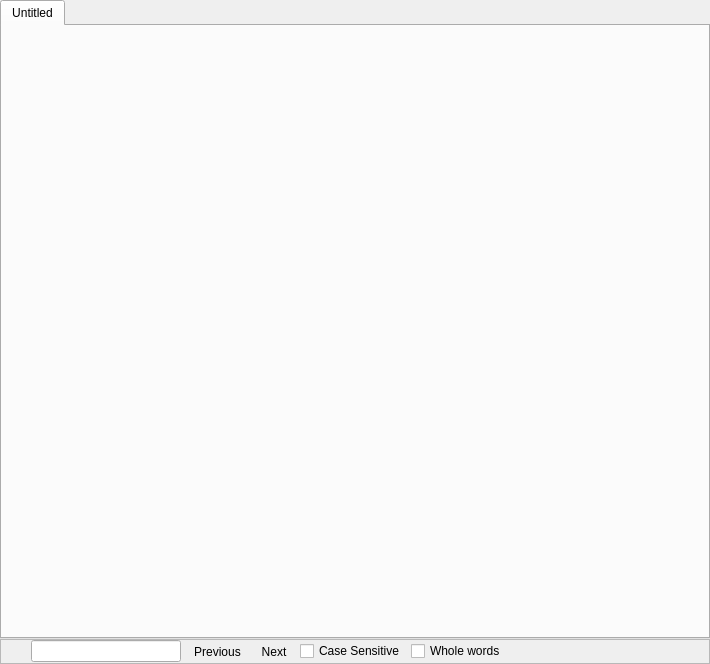
<ui version="4.0" >
 <comment>*********************************************************************&#xd;
*********************************************************************</comment>
 <class>TabbedBrowser</class>
 <widget class="QWidget" name="TabbedBrowser" >
  <property name="geometry" >
   <rect>
    <x>0</x>
    <y>0</y>
    <width>710</width>
    <height>664</height>
   </rect>
  </property>
  <property name="windowTitle" >
   <string>TabbedBrowser</string>
  </property>
  <layout class="QVBoxLayout" >
   <property name="spacing" >
    <number>0</number>
   </property>
   <property name="leftMargin" >
    <number>0</number>
   </property>
   <property name="topMargin" >
    <number>0</number>
   </property>
   <property name="rightMargin" >
    <number>0</number>
   </property>
   <property name="bottomMargin" >
    <number>0</number>
   </property>
   <item>
    <widget class="QTabWidget" name="tab" >
     <widget class="QWidget" name="frontpage" >
      <attribute name="title" >
       <string>Untitled</string>
      </attribute>
      <layout class="QGridLayout" >
       <property name="leftMargin" >
        <number>8</number>
       </property>
       <property name="topMargin" >
        <number>8</number>
       </property>
       <property name="rightMargin" >
        <number>8</number>
       </property>
       <property name="bottomMargin" >
        <number>8</number>
       </property>
       <property name="horizontalSpacing" >
        <number>6</number>
       </property>
       <property name="verticalSpacing" >
        <number>6</number>
       </property>
      </layout>
     </widget>
    </widget>
   </item>
   <item>
    <widget class="QFrame" name="frameFind" >
     <property name="frameShape" >
      <enum>QFrame::StyledPanel</enum>
     </property>
     <property name="frameShadow" >
      <enum>QFrame::Raised</enum>
     </property>
     <layout class="QHBoxLayout" >
      <property name="spacing" >
       <number>6</number>
      </property>
      <property name="leftMargin" >
       <number>0</number>
      </property>
      <property name="topMargin" >
       <number>0</number>
      </property>
      <property name="rightMargin" >
       <number>0</number>
      </property>
      <property name="bottomMargin" >
       <number>0</number>
      </property>
      <item>
       <widget class="QToolButton" name="toolClose" >
        <property name="text" >
         <string/>
        </property>
        <property name="icon" >
         <iconset resource="resources.qrc" >:/msc/images/close.png</iconset>
        </property>
        <property name="autoRaise" >
         <bool>true</bool>
        </property>
       </widget>
      </item>
      <item>
       <widget class="QLineEdit" name="editFind" >
        <property name="sizePolicy" >
         <sizepolicy vsizetype="Fixed" hsizetype="Fixed" >
          <horstretch>0</horstretch>
          <verstretch>0</verstretch>
         </sizepolicy>
        </property>
        <property name="minimumSize" >
         <size>
          <width>150</width>
          <height>0</height>
         </size>
        </property>
       </widget>
      </item>
      <item>
       <widget class="QToolButton" name="toolPrevious" >
        <property name="text" >
         <string>Previous</string>
        </property>
        <property name="icon" >
         <iconset resource="ra.qrc" >:/msc/images/searchprevious.png</iconset>
        </property>
        <property name="toolButtonStyle" >
         <enum>Qt::ToolButtonTextBesideIcon</enum>
        </property>
        <property name="autoRaise" >
         <bool>true</bool>
        </property>
       </widget>
      </item>
      <item>
       <widget class="QToolButton" name="toolNext" >
        <property name="minimumSize" >
         <size>
          <width>0</width>
          <height>0</height>
         </size>
        </property>
        <property name="text" >
         <string>Next</string>
        </property>
        <property name="icon" >
         <iconset resource="ra.qrc" >:/msc/images/searchnext.png</iconset>
        </property>
        <property name="toolButtonStyle" >
         <enum>Qt::ToolButtonTextBesideIcon</enum>
        </property>
        <property name="autoRaise" >
         <bool>true</bool>
        </property>
        <property name="arrowType" >
         <enum>Qt::NoArrow</enum>
        </property>
       </widget>
      </item>
      <item>
       <widget class="QCheckBox" name="checkCase" >
        <property name="text" >
         <string>Case Sensitive</string>
        </property>
       </widget>
      </item>
      <item>
       <widget class="QCheckBox" name="checkWholeWords" >
        <property name="text" >
         <string>Whole words</string>
        </property>
       </widget>
      </item>
      <item>
       <widget class="QLabel" name="labelWrapped" >
        <property name="minimumSize" >
         <size>
          <width>0</width>
          <height>20</height>
         </size>
        </property>
        <property name="maximumSize" >
         <size>
          <width>105</width>
          <height>20</height>
         </size>
        </property>
        <property name="text" >
         <string/>
        </property>
        <property name="textFormat" >
         <enum>Qt::RichText</enum>
        </property>
        <property name="pixmap" >
         <pixmap/>
        </property>
        <property name="scaledContents" >
         <bool>true</bool>
        </property>
        <property name="alignment" >
         <set>Qt::AlignLeading|Qt::AlignLeft|Qt::AlignVCenter</set>
        </property>
       </widget>
      </item>
      <item>
       <spacer>
        <property name="orientation" >
         <enum>Qt::Horizontal</enum>
        </property>
        <property name="sizeHint" >
         <size>
          <width>81</width>
          <height>21</height>
         </size>
        </property>
       </spacer>
      </item>
     </layout>
    </widget>
   </item>
  </layout>
 </widget>
 <resources>
  <include location="ra.qrc" />
 </resources>
 <connections/>
</ui>
